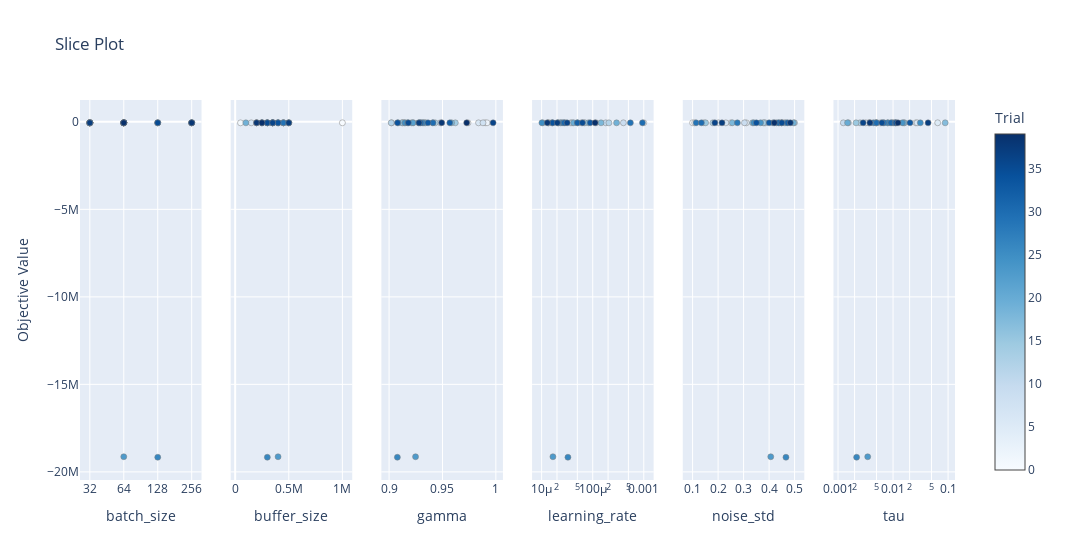

Write notebook code for a chart like this one.
### Markdown cell above
**Slice Plot**

This plot visualizes the objective value across the range of each hyperparameter, helping understand how each parameter influences the outcome.

### Code cell
from optuna.visualization import plot_slice

fig = plot_slice(study)
fig.show()
